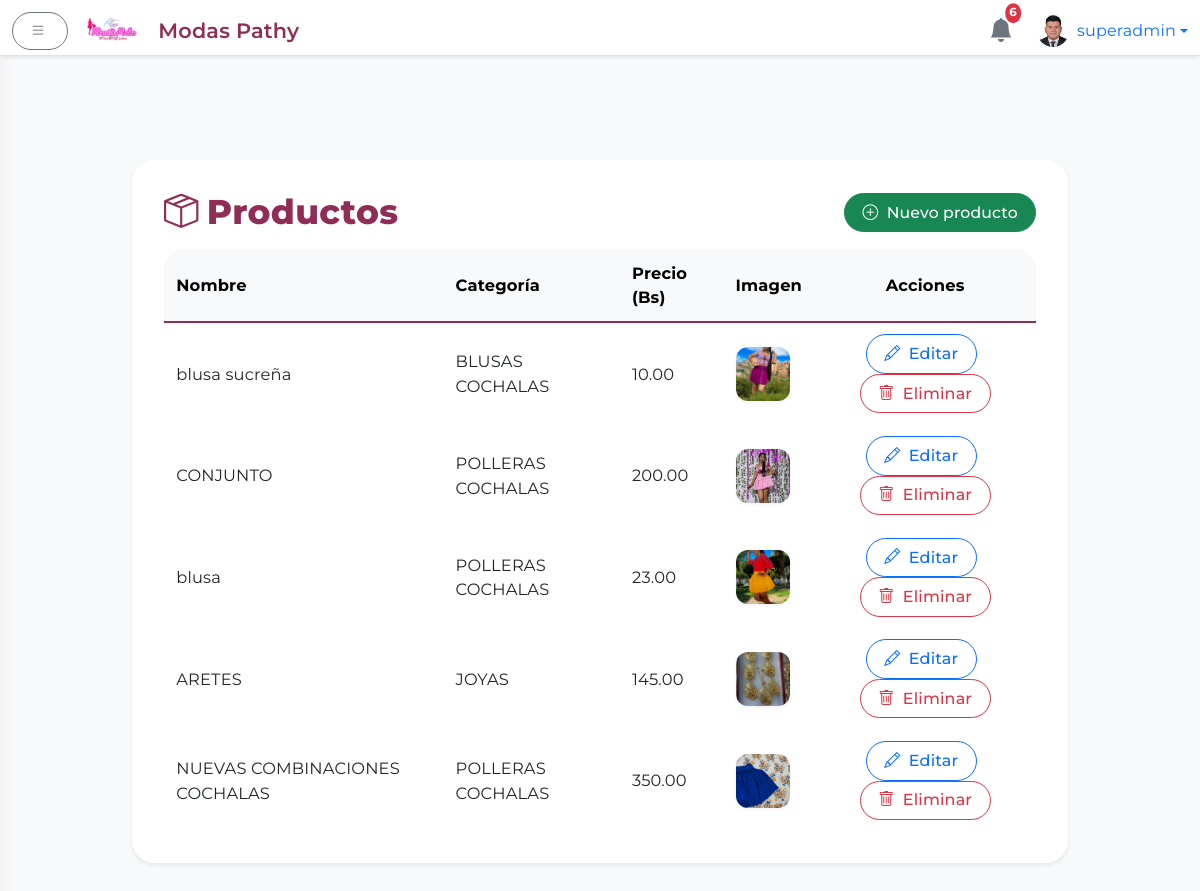
/admin/productos (signed in), run on an earlier commit of the app's database.
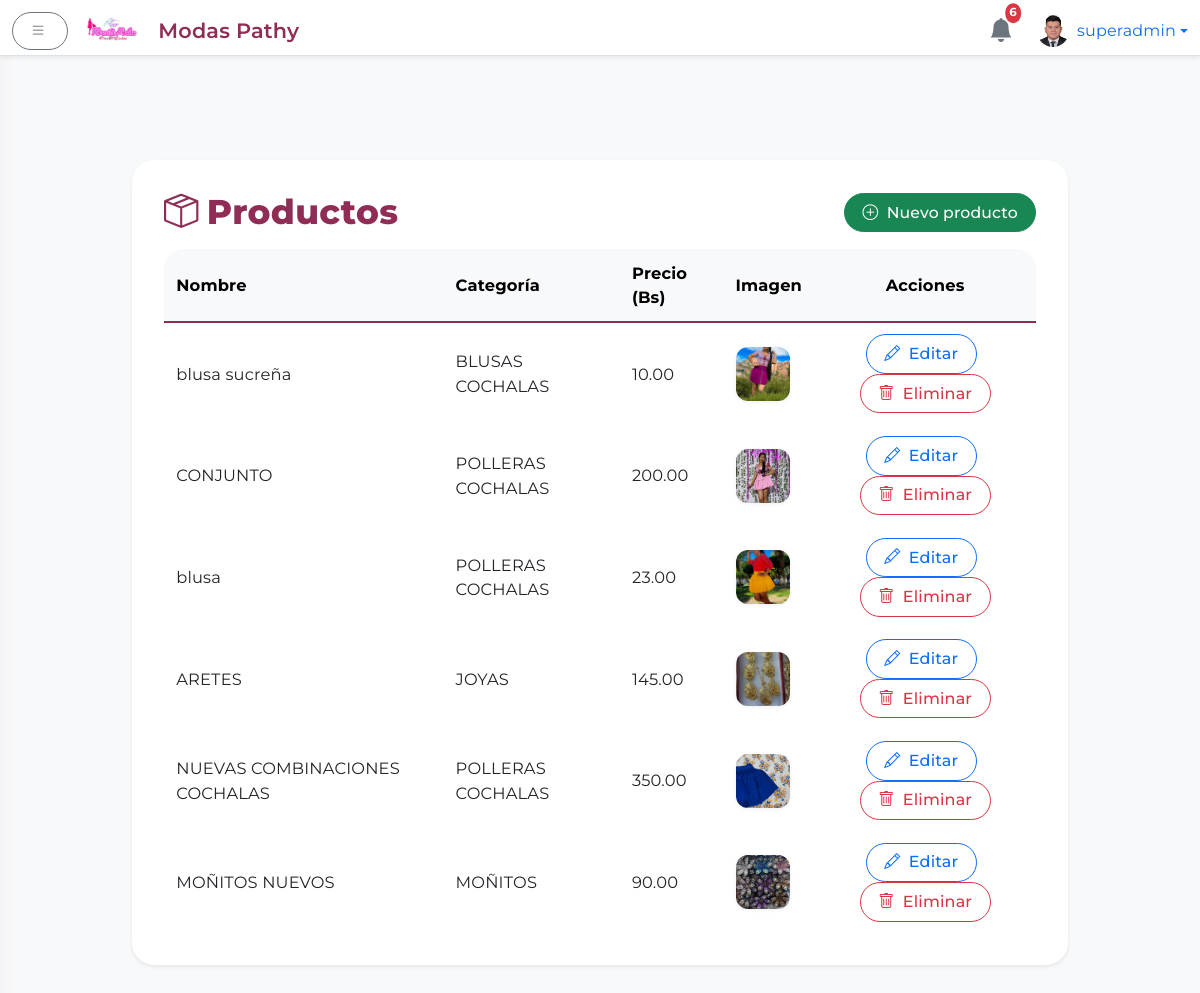
And on a later commit of the database.
### app.py (models this page shows)
class Product(db.Model):
    id = db.Column(db.Integer, primary_key=True)
    name = db.Column(db.String(128), nullable=False)
    description = db.Column(db.Text)
    price = db.Column(db.Float, nullable=False)
    category_id = db.Column(db.Integer, db.ForeignKey('category.id'))
    category = db.relationship('Category', backref='products')
    is_new       = db.Column(db.Boolean, default=False)
    is_trending  = db.Column(db.Boolean, default=False)
    is_featured  = db.Column(db.Boolean, default=False)

class Category(db.Model):
    id = db.Column(db.Integer, primary_key=True)
    name = db.Column(db.String(64), unique=True, nullable=False)

class ProductImage(db.Model):
    id = db.Column(db.Integer, primary_key=True)
    filename = db.Column(db.String(256), nullable=False)
    is_main = db.Column(db.Boolean, default=False)
    product_id = db.Column(db.Integer, db.ForeignKey('product.id'))
    product = db.relationship('Product', backref='images')

### app.py (the view)
@app.route('/admin/productos')
@login_required
def admin_productos():
    productos = Product.query.all()
    return render_template('admin/productos.html', productos=productos)

### app.py (called while the page is built, shortened)
@app.context_processor
def inject_notifications():
    notifications = Notification.query.order_by(Notification.timestamp.desc()).limit(6).all()
    notifs = [
        {
            'message': n.message,
            'timestamp': n.timestamp.strftime('%d/%m %H:%M'),
            'admin_name': n.admin_name
        }
        for n in notifications
    ]
    return dict(notifications=notifs)

@app.context_processor
def inject_theme():
    active = Theme.query.filter_by(is_default=True).first()
    all_themes = Theme.query.order_by(Theme.name).all()
    return {
        'active_theme': active,
        'all_themes': all_themes
    }

@app.before_request
def seed_themes_once():
    global _seeded
    db.create_all()

@login.user_loader
def load_user(user_id):
    return db.session.get(User, int(user_id))

@app.context_processor
def inject_public_data():
    categorias = Category.query.order_by(Category.name).all()
    return {
        'public_categories': categorias,
        'now': lambda fmt=None: datetime.utcnow().strftime(fmt or '%Y'),
        'contact_info': ContactInfo.query.first()
    }

### templates/admin/productos.html (shortened to what this page needs)
{% extends 'admin/base_admin.html' %}
{% block body_admin %}
<div class="container-fluid" style="max-width: 960px;">
  <div class="card shadow-sm hover-shadow border-0 mb-4">
    <div class="card-body pb-0">
      <div class="d-flex justify-content-between align-items-center mb-3">
        <h2 class="mb-0"><i class="bi bi-box-seam me-2"></i>Productos</h2>
        <a href="{{ url_for('admin_producto_nuevo') }}" class="btn btn-success">
          <i class="bi bi-plus-circle me-1"></i> Nuevo producto
        </a>
      </div>
    </div>
    <div class="card-body pt-0">
      <div class="table-responsive">
        <table class="table align-middle table-hover mb-0">
          <thead class="table-light">
            <tr>
              <th>Nombre</th>
              <th>Categoría</th>
              <th>Precio (Bs)</th>
              <th>Imagen</th>
              <th class="text-center">Acciones</th>
            </tr>
          </thead>
          <tbody>
            {% for p in productos %}
            <tr>
              <td>{{ p.name }}</td>
              <td>{{ p.category.name if p.category else '-' }}</td>
              <td>{{ "%.2f"|format(p.price) }}</td>
              <td>
                {% if p.images %}
                  {% set main_img = (p.images | selectattr('is_main') | list | first) or (p.images | first) %}
                  {% if main_img %}
                    <div style="width: 54px; height: 54px; border-radius: 12px; overflow: hidden; box-shadow: 0 1px 4px #0001; display: flex; align-items: center; justify-content: center;">
                      <img src="{{ url_for('static', filename='uploads/' + main_img.filename.replace('\\', '/')) }}"
                           alt="Imagen principal"
                           style="width: 100%; height: 100%; object-fit: cover; display: block;">
                    </div>
                  {% else %}
                    <span class="text-muted">Sin imagen</span>
                  {% endif %}
                {% else %}
                  <span class="text-muted">Sin imagen</span>
                {% endif %}
              </td>
              <td class="text-center">
                <a href="{{ url_for('admin_producto_editar', id=p.id) }}" class="btn btn-outline-primary btn-sm me-2">
                  <i class="bi bi-pencil"></i> Editar
                </a>
                <form action="{{ url_for('admin_producto_eliminar', id=p.id) }}" method="post" class="d-inline" onsubmit="return confirm('¿Seguro que quieres eliminar este producto?');">
                  <button type="submit" class="btn btn-outline-danger btn-sm">
                    <i class="bi bi-trash"></i> Eliminar
                  </button>
                </form>
              </td>
            </tr>
            {% else %}
            <tr>
              <td colspan="5" class="text-center text-muted">No hay productos registrados aún.</td>
            </tr>
            {% endfor %}
          </tbody>
        </table>
      </div>
    </div>
  </div>
</div>
{% endblock %}

What changed in the data, as far as the page shows it:
added Product: name "MOÑITOS NUEVOS", category "MOÑITOS", price "90.00", filename (picture)
